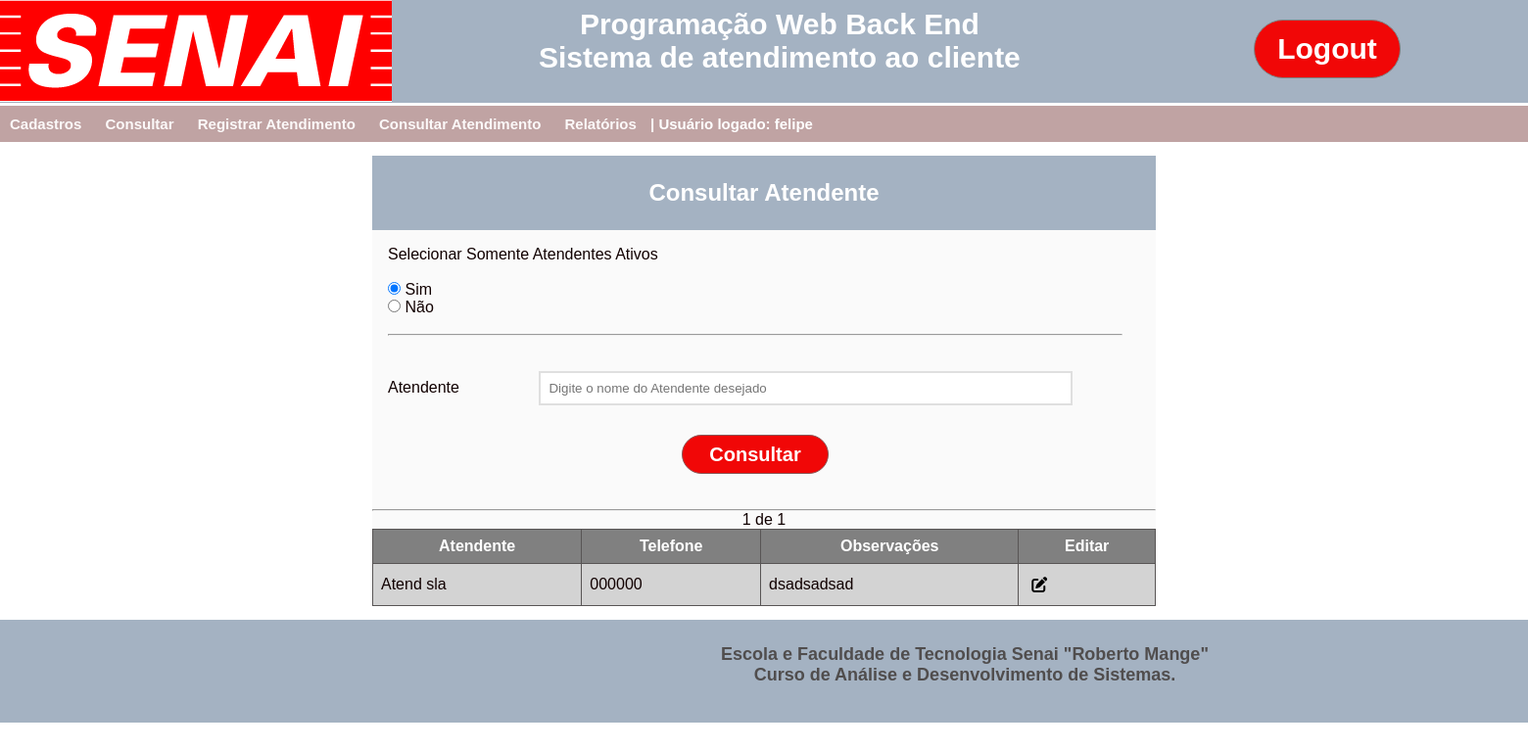
/cons_atend (signed in), run on the app's committed database.
### App_SAC/models.py (models this page shows, shortened)
class Atendente(models.Model):
    nome_atend = models.CharField(max_length=120, null=False)
    telefone_atend = models.CharField(max_length=24, null=True)
    observacao_atend = models.TextField(null=True)
    criado_em_atend = models.DateTimeField(auto_now_add=True)
    atualizado_em_atend = models.DateTimeField(auto_now=True)
    ativo_atend = models.BooleanField(null=True)
    user_atend = models.ForeignKey(get_user_model(), null=True, on_delete=models.PROTECT)

### App_SAC/views/Atendente.py (the view, shortened to what this page needs)
# urls.py: path('cons_atend', Atendente.cons_atend, name='cons_atend'),
@login_required
def cons_atend(request):
    dado_pesquisa_atendente = request.POST.get('atendente')
    dado_pesquisa_todos = request.POST.get('seleciona_todos')
    usuario_logado = request.user.username
    if dado_pesquisa_todos == 'N' and dado_pesquisa_atendente != None :
       todos_atendentes = Atendente.objects.filter(nome_atend__icontains=dado_pesquisa_atendente)
    elif dado_pesquisa_todos == 'S' and dado_pesquisa_atendente != None :
       todos_atendentes = Atendente.objects.filter(nome_atend__icontains=dado_pesquisa_atendente , ativo_atend=1)
    elif dado_pesquisa_todos == 'N' and dado_pesquisa_atendente == None :
       todos_atendentes = Atendente.objects.all()
    else:
       todos_atendentes  = Atendente.objects.filter(ativo_atend=1)
    page = request.GET.get('page')
    paginas = Paginator(todos_atendentes, 3)  # 3 representa o número de atendentes por página
    page = request.GET.get('page')
    atendentes = paginas.get_page(page)
    if dado_pesquisa_atendente != None:
        return render(request, 'Cons_Atendente.html',
                      {'todos_atendentes': atendentes, 'dado_pesquisa': dado_pesquisa_atendente, 'usuario_logado': usuario_logado})
    else:
        return render(request, 'Cons_Atendente.html', {'todos_atendentes': atendentes, 'dado_pesquisa': '', 'usuario_logado': usuario_logado})

### App_SAC/templates/Cons_Atendente.html (shortened to what this page needs)
{% load static %}
<!DOCTYPE html>
<html lang="en">
<head>
    <link rel="stylesheet" type="text/css" href="{% static 'css/Cons_Cliente_Lista.css' %}">
</head>
<header class="login">
    <div class="fundo_menu">
        <div class="logo_senai">
            <a href="/"><img src="{% static 'imagens/logo_senai.png' %}" /></a>
        </div>
        <div class="nome_sistema">
             Programação Web Back End<br>
             Sistema de atendimento ao cliente
        </div>
        {%if user.is_authenticated%}
        <div class="botao_login">
            <a href="accounts/logout">
                <button class="btn btn_login">Logout</button>
            </a>
        </div>
        {%else%}
        <div class="botao_login">
            <a href="accounts/login">
                <button class="btn btn_login">Login</button>
            </a>
        </div>
        {%endif%}
    </div>
</header>
<nav class="menu">
    <ul>
        {% if user.is_authenticated %}
        <li><a href="">Cadastros</a>
        </li>
        <li><a href="">Consultar</a>
        </li>
        <li><a href="Registrar.html">Registrar Atendimento</a></li>
        <li><a href="Consultar.html">Consultar Atendimento</a></li>
        <li><a href="Relatorios.html">Relatórios</a></li>
        <li> | Usuário logado: {{usuario_logado}}</a></li>
        {% endif %}
    </ul>
</nav>
<body>
    <div class="principal">
    <div class="container">
        <section class="enquadramento">
            <h1> Consultar Atendente</h1>
        </section>
        <form id="form" class="form" method="POST" action="{% url 'cons_atend' %}">{% csrf_token %}
            <div class="seleciona_todos">
                <label for="seleciona_todos">Selecionar Somente Atendentes Ativos </label><br><br>
                <input type="radio" name="seleciona_todos" checked value="{{dado_pesquisa_atendente_todos}}"/> Sim<br />
                <input type="radio" name="seleciona_todos" value="{{dado_pesquisa_atendente_todos}}"/> Não<br />
            </div>
            <br><hr><br>
            <div class="form-content">
                <br>
                <label for="cliente">Atendente </label>
                <input type="text" id="atendente" name="atendente" placeholder="Digite o nome do Atendente desejado" value="{{dado_pesquisa_atendente_atendente}}" />
            </div>
                <div class="botoes">
                    <div class="botao_consultar">
                        <button id="btnConsultar" type=submit class="btn_cons_cancel btn_consultar">Consultar</button>
                    </div>
                </div>
        </form>
        <hr>
        <table>
            <tr>
                <th>Atendente</th>
                <th>Telefone</th>
                <th>Observações</th>
                <th>Editar</th>
            </tr>
            {% for igs in todos_atendentes %}
            <tr>
                <td>{{igs.nome_atend}}</td>
                <td>{{igs.telefone_atend}}</td>
                <td>{{igs.observacao_atend}}</td>
                <td><a href="/edit_atend/{{igs.id}}"><i class="fa-solid fa-pen-to-square"></i></a></td>
            </tr>
            {% endfor %}
            <section class="paginations">
                <div class="pagination">
                     <span class="step-links">
                    <span class="current-page">{{ todos_atendentes.number }} de {{todos_atendentes.paginator.num_pages}}</span>
                    </span>
                </div>
            </section>
        </table>
    </div>
    </div>
</body>
<footer class="rodape">
    <div class="fundo_menu">
        <div class="rodape1">
            Escola e Faculdade de Tecnologia Senai "Roberto Mange"<br>
            Curso de Análise e Desenvolvimento de Sistemas.<br>
        </div>
    </div>
</footer>
</html>

### App_SAC/static/css/Cons_Cliente_Lista.css (style rules this page uses)
:root { --cor_fundo : rgb(192, 163, 163); --cor_hover : rgb(150, 104, 104); --cor_primaria : rgb(252, 249, 249); }
div.fundo_menu { display: inline-block; width: 100%; height: 105px; column-count:3; position: relative; background-color: #a4b2c2; }
.nome_sistema { text-align: center; font-size: 30px; font-weight: bold; font-family: arial; color: white; position: absolute; margin: -100px 0px 0 550px; }
.botao_login { text-align: center; }
.btn { width: 150px; height: 60px; position: absolute; margin: 20px 0 0 500px; border: solid 1px gray; background: none; font-size: 30px; font-weight: bold; font: Arial; background-color: rgb(241, 7, 7); color: white; border-radius: 40px; cursor: pointer; }
.menu ul { list-style-type: none; padding: 0; background-color: var(--cor_fundo); font-size: 15px; font-weight: bold; font-family: arial; color: white; }
.menu ul li { display:inline; position: relative; }
.menu ul li a { color: var(--cor_primaria); text-decoration: none; display:inline-block; padding: 10px; transition: background .3s; }
* { margin: 0; padding: 0; }
body { font-family: arial; color:rgb(17, 1, 1); }
body { width: 100%; height: 600px; }
.principal { display: flex; justify-content: center; align-items: center; }
.container { background-color: #fafafa; margin: 14px; max-width: 800px; width: 100%; box-sizing: 0 3px 5px rbga(0,0,0, 0.5); }
.enquadramento { background: #a4b2c2; padding: 24px; text-align: center; color: #fff; }
.form { padding: 16px; padding-right: 34px; }
.form-content { margin-bottom: 8px; padding-bottom: 2px; position: relative; }
.form-content label { width: 150px; display: inline-block; margin-bottom: 4px; }
.form-content input { display: inline; width: 70%; padding: 8px; border: 2px solid #dfdfdf; }
.btn_cons_cancel { width: 150px; height: 40px; border: solid 1px rgb(138, 86, 86); background: none; font-size: 20px; font-weight: bold; font: Arial; background-color: rgb(241, 7, 7); color: white; border-radius: 40px; cursor: pointer; }
.botoes { display: flex; justify-content: center; padding: 20px; gap: 3rem; }
table, th, td { border: 1px solid rgb(88, 85, 85); border-collapse: collapse; padding: 8px; }
table { width: 800px; }
th { background-color: gray ; color: white }
tr:nth-child(2n) { background-color: lightgray; }
.fa-solid.fa-pen-to-square, .fa-solid.fa-trash { cursor: pointer; margin: 5px; color: black; }
div.rodape1 { text-align: center; font-size: 18px; font-weight: bold; font-family: arial; color: rgb(80, 77, 77); display: flex; width: 1920px; padding: 25px; justify-content: center; }
.paginations { display: flex; align-items: center; justify-content: center; text-align: center; }
.pagination { display: flex; justify-content: center; align-items: center; }
.current-page { padding: 10px; }
a { color: white; }

### data on the page
Atendente: nome_atend "Atend sla", telefone_atend "000000", observacao_atend "dsadsadsad"

### other printed values
{{ usuario_logado }} "felipe"
{{ todos_atendentes.number }} "1"
{{ todos_atendentes.paginator.num_pages }} "1"
